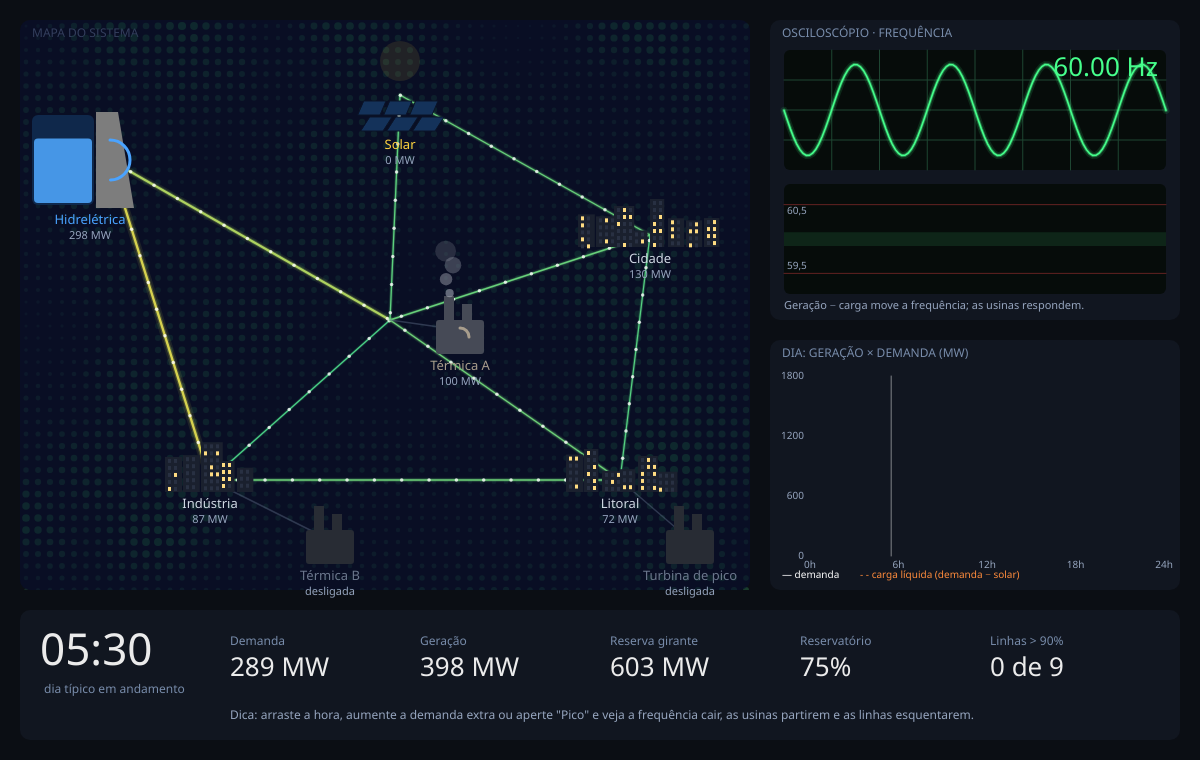
Frame 1 (no input)
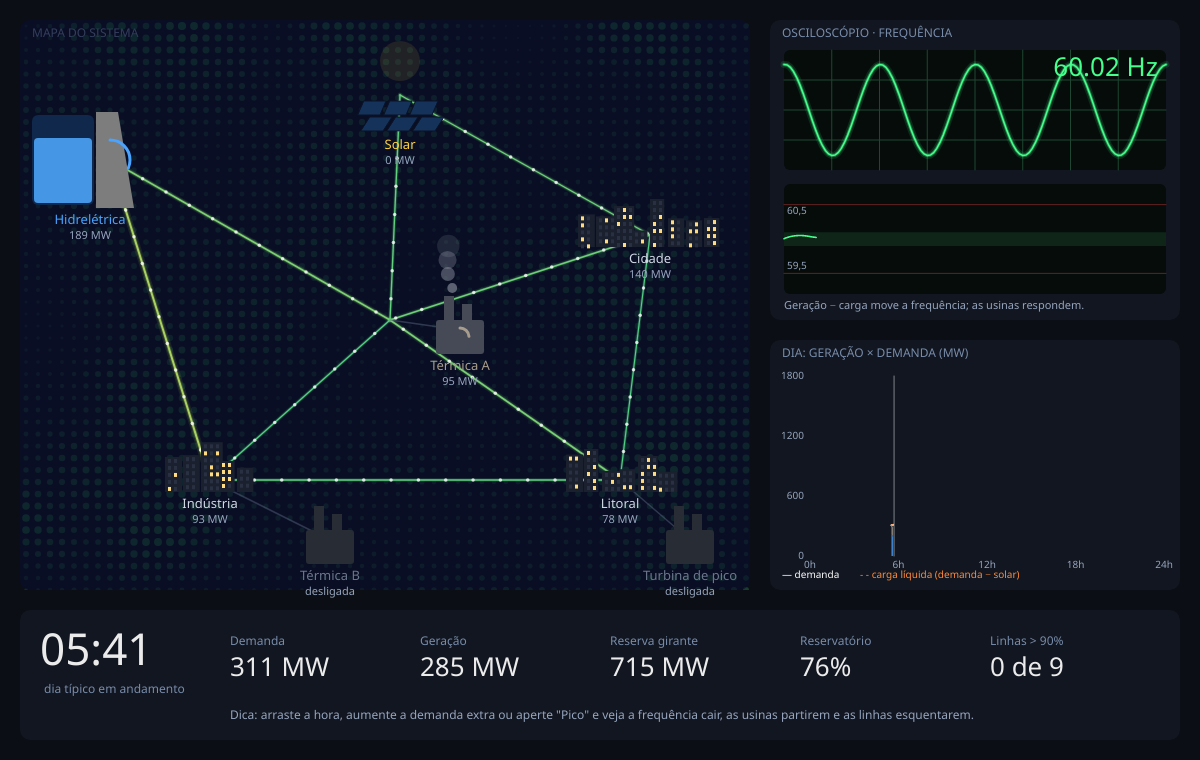
Frame 60 (no input)
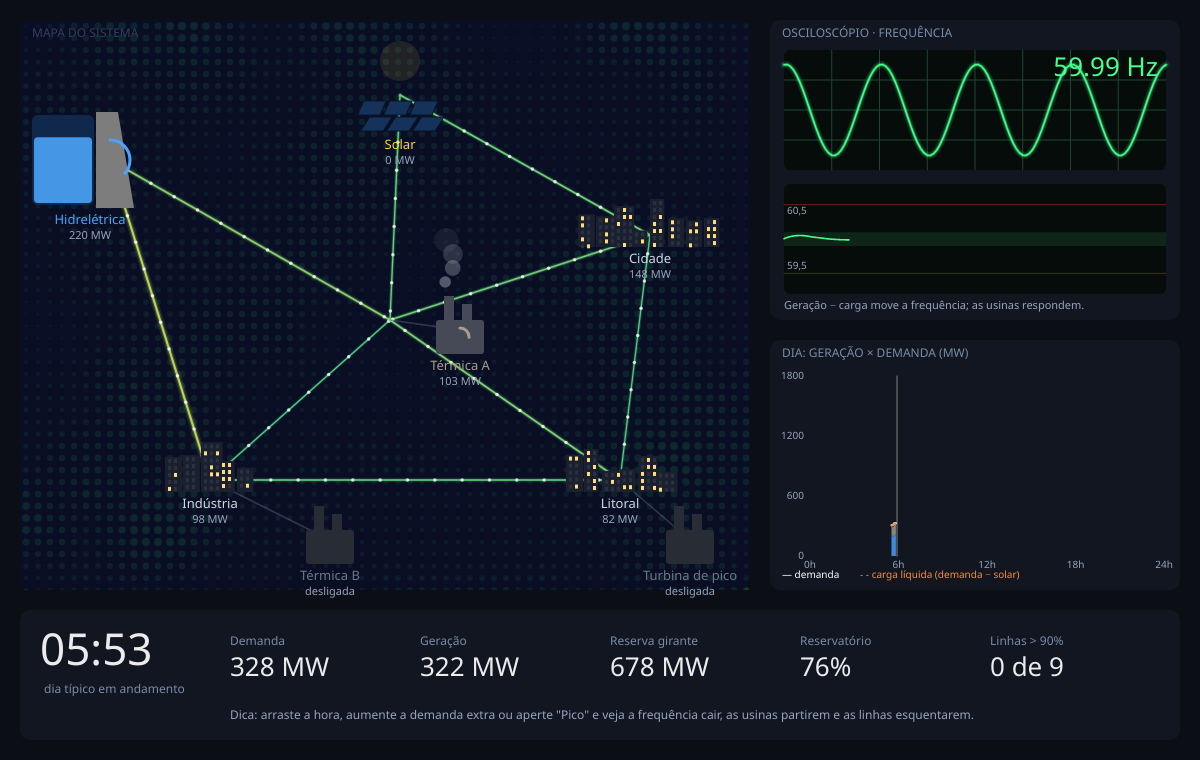
Frame 120 (the mouse pressed at the canvas centre since frame 60)

The p5.js sketch that drew these frames (run headless with seeded random() and noise() and a simulated clock; from frame 60 on, the mouse is pressed at the canvas centre):

// p5.js sketch
// ── sketch.js
// Sistema em 60 Hz — simulação didática de um sistema elétrico (mapa, frequência, despacho e fluxo nas linhas).
// Modelo: balanço geração-carga move a frequência; usinas reagem (agentes); fluxo DC nas linhas.

const CW = 1200, CH = 760;
const MAP = { x: 20, y: 20, w: 730, h: 570 };
const SCOPE = { x: 770, y: 20, w: 410, h: 300 };
const CHART = { x: 770, y: 340, w: 410, h: 250 };
const COL = { hid: '#4aa3ff', sol: '#ffd23f', ta: '#a89d8c', tb: '#ff9a3c', tc: '#ff4d4d' };

// ---------- rede ----------
const BUS = [
  { n: 'Norte', x: 110, y: 160 }, { n: 'Planalto', x: 400, y: 95 }, { n: 'Centro', x: 390, y: 320 },
  { n: 'Cidade', x: 650, y: 235 }, { n: 'Indústria', x: 210, y: 480 }, { n: 'Litoral', x: 620, y: 480 },
];
const LINES = [
  [0, 2, 450], [1, 2, 400], [2, 3, 550], [2, 4, 350], [2, 5, 350],
  [3, 5, 300], [4, 5, 300], [0, 4, 300], [1, 3, 300],
].map(([a, b, cap]) => ({ a, b, cap, flow: 0, load: 0, phase: Math.random(), heat: 0 }));
const LOADSHARE = { 3: 0.45, 4: 0.30, 5: 0.25 };

// ---------- usinas (agentes) ----------
const mk = (o) => Object.assign({ out: 0, set: 0, state: 'off', timer: 0 }, o);
const HID = mk({ id: 'hid', name: 'Hidrelétrica', bus: 0, cap: 600, ramp: 150, kd: 500, state: 'on', out: 300, col: COL.hid });
const SOL = mk({ id: 'sol', name: 'Solar', bus: 1, cap: 450, ramp: 400, kd: 0, state: 'on', col: COL.sol });
const TA = mk({ id: 'ta', name: 'Térmica A', bus: 2, cap: 400, pmin: 100, ramp: 30, kd: 200, dx: 70, dy: 10, startT: 8, onTh: 320, offTh: 260, col: COL.ta, state: 'on', out: 100 });
const TB = mk({ id: 'tb', name: 'Térmica B', bus: 4, cap: 300, pmin: 80, ramp: 50, kd: 150, dx: 120, dy: 60, startT: 5, onTh: 850, offTh: 700, col: COL.tb });
const TC = mk({ id: 'tc', name: 'Turbina de pico', bus: 5, cap: 250, pmin: 40, ramp: 90, kd: 100, dx: 70, dy: 60, startT: 3, onTh: 1050, offTh: 880, col: COL.tc });
const THERMALS = [TA, TB, TC];
const UNITS = [HID, SOL, TA, TB, TC];
const INFLOW = 300, HYDRO_MIN = 60, RES_CAP = 12000;

// ---------- estado ----------
let t = 5.5;                 // hora do dia
let mode = 'dia';
let df = 0, shed = 0, bias = 0, Dm = 0, D = 0, G = 0;
let res = 0.75, spill = 0, curtail = 0;
let extra = 0, spikeT = 0, cloudT = 0, speed = 1;
let hist = new Array(240).fill(null), fh = [];
let events = [], scopePhase = 0, shedOn = false;
let bg, sExtra, sTime, sSpeed, bMode;

function sunProfile(h) { return h < 6 || h > 18 ? 0 : pow(sin(PI * (h - 6) / 12), 1.3); }
function demandProfile(h) {
  const g = (m, w) => exp(-pow((h - m) / w, 2)) + exp(-pow((h + 24 - m) / w, 2)) + exp(-pow((h - 24 - m) / w, 2));
  return 240 + 260 * g(7.5, 1.6) + 260 * g(13, 3) + 760 * g(19.5, 1.8);
}
function logEv(txt) { events.unshift({ txt, at: millis() }); events.length = min(events.length, 6); }

function setup() {
  injectStyle();
  const c = createCanvas(CW, CH);
  if (select('#cv')) c.parent('cv');
  textFont('system-ui');
  bg = createGraphics(MAP.w, MAP.h);
  bg.noStroke();
  noiseSeed(7);
  for (let y = 0; y < MAP.h; y += 12) for (let x = 0; x < MAP.w; x += 12) {
    const n = noise(x * 0.008, y * 0.008);
    bg.fill(40, 60 + n * 90, 70, 60 + n * 120);
    bg.circle(x + 6, y + 6, 1 + n * 9);
  }
  let ctl = select('#ctl');
  if (!ctl) { ctl = createDiv(); ctl.id('ctl'); }
  bMode = createButton('').parent(ctl).mousePressed(() => { mode = mode === 'dia' ? 'livre' : 'dia'; });
  createButton('⚡ Pico +200 MW').parent(ctl).mousePressed(() => { spikeT = 9; logEv('Pico de demanda +200 MW'); });
  createButton('☁ Nuvem sobre a solar').parent(ctl).mousePressed(() => { cloudT = 10; logEv('Nuvem cobrindo a usina solar'); });
  const lab = (txt, s) => { const l = createElement('label', txt + ' ').parent(ctl); s.parent(l); return s; };
  sTime = lab('Hora', createSlider(0, 24, t, 0.05));
  sTime.input(() => { mode = 'livre'; t = sTime.value(); });
  sExtra = lab('Demanda extra (%)', createSlider(-30, 60, 0, 1));
  sSpeed = lab('Velocidade', createSlider(0.5, 4, 1, 0.1));
  Dm = D = demandProfile(t);
}

// estilo e contêiner próprios: funciona com qualquer HTML (inclusive o do p5Front)
function injectStyle() {
  const st = document.createElement('style');
  st.textContent = `html,body{margin:0;background:#0b0e14;color:#cfd8e3;font:14px system-ui,sans-serif}
  canvas{display:block;margin:0 auto;max-width:100%;max-height:calc(100vh - 96px);width:auto!important;height:auto!important}
  #ctl{display:flex;flex-wrap:wrap;gap:8px 18px;align-items:center;justify-content:center;padding:8px 12px}
  #ctl label{display:flex;align-items:center;gap:6px}
  #ctl button{background:#1c2535;color:#cfd8e3;border:1px solid #34425c;border-radius:6px;padding:6px 12px;cursor:pointer}`;
  document.head.appendChild(st);
}

// ---------- simulação ----------
function dcFlows(P) {
  const n = BUS.length, slack = 2, ix = [0, 1, 3, 4, 5];
  const B = Array.from({ length: n }, () => new Array(n).fill(0));
  for (const l of LINES) {
    const b = 300 / dist(BUS[l.a].x, BUS[l.a].y, BUS[l.b].x, BUS[l.b].y);
    B[l.a][l.a] += b; B[l.b][l.b] += b; B[l.a][l.b] -= b; B[l.b][l.a] -= b;
    l.b_ = b;
  }
  const A = ix.map((i) => [...ix.map((j) => B[i][j]), P[i]]);
  const m = ix.length;
  for (let c = 0; c < m; c++) {
    let p = c;
    for (let r = c + 1; r < m; r++) if (abs(A[r][c]) > abs(A[p][c])) p = r;
    [A[c], A[p]] = [A[p], A[c]];
    for (let r = c + 1; r < m; r++) {
      const f = A[r][c] / A[c][c];
      for (let k = c; k <= m; k++) A[r][k] -= f * A[c][k];
    }
  }
  const th = new Array(n).fill(0);
  for (let r = m - 1; r >= 0; r--) {
    let s = A[r][m];
    for (let k = r + 1; k < m; k++) s -= A[r][k] * th[ix[k]];
    th[ix[r]] = s / A[r][r];
  }
  for (const l of LINES) { l.flow = l.b_ * (th[l.a] - th[l.b]); l.load = abs(l.flow) / l.cap; }
}

function simStep(dt) {
  if (mode === 'dia') { t = (t + 0.2 * speed * dt) % 24; sTime.value(t); }
  extra = sExtra.value(); speed = sSpeed.value();
  spikeT = max(0, spikeT - dt); cloudT = max(0, cloudT - dt);
  const spike = 200 * constrain(min(9 - spikeT, spikeT) / 0.6, 0, 1) * (spikeT > 0 ? 1 : 0);
  const cloud = 1 - 0.75 * (cloudT > 0 ? constrain(min(10 - cloudT, cloudT) / 1.2, 0, 1) : 0);

  // demanda e medição (com atraso: é isso que gera erro de previsão)
  D = demandProfile(t) * (1 + extra / 100) + spike + (noise(millis() * 0.002) - 0.5) * 24;
  Dm += (D - Dm) * dt / 1.5;

  // despacho
  const solAvail = SOL.cap * sunProfile(t) * cloud;
  const sumPmin = THERMALS.reduce((s, u) => s + (u.state === 'on' ? u.pmin : 0), 0);
  const allowed = max(0, Dm - HYDRO_MIN - sumPmin);
  SOL.set = min(solAvail, allowed);
  curtail = solAvail - SOL.set;
  // programação com antecedência (previsão de ~2 h simuladas) para partir usinas a tempo
  const hF = (t + 1.8) % 24;
  const needF = max(0, demandProfile(hF) * (1 + extra / 100) + spike - SOL.cap * sunProfile(hF) * cloud);
  const need = max(0, Dm + bias - SOL.out);
  const commitNeed = max(need, needF);
  for (const u of THERMALS) {
    if (u.state === 'off' && commitNeed > u.onTh) { u.state = 'start'; u.timer = u.startT; logEv(u.name + ' partindo (' + u.startT + ' s)'); }
    else if (u.state === 'on' && commitNeed < u.offTh) { u.state = 'stop'; logEv(u.name + ' desligando'); }
  }
  let rem = need;
  let base = 0;
  for (const u of THERMALS) {
    if (u.state === 'on') { u.set = u.pmin; base += u.pmin; }
    else if (u.state === 'stop') { u.set = 0; base += u.out; }
    else u.set = 0;
  }
  const hMax = res < 0.03 ? INFLOW : HID.cap;
  HID.set = constrain(rem - base, HYDRO_MIN, hMax);
  let left = rem - base - HID.set;
  for (const u of THERMALS) if (u.state === 'on' && left > 0) { const a = min(left, u.cap - u.pmin); u.set += a; left -= a; }

  // controle primário (droop) e rampas
  const move = (u, tgt) => { u.out += constrain(tgt - u.out, -u.ramp * dt, u.ramp * dt); };
  SOL.out += constrain(SOL.set - SOL.out, -SOL.ramp * dt, SOL.ramp * dt);
  move(HID, constrain(HID.set - HID.kd * df, 0, hMax));
  for (const u of THERMALS) {
    if (u.state === 'start') { u.out = 0; u.timer -= dt; if (u.timer <= 0) { u.state = 'on'; logEv(u.name + ' em operação'); } }
    else if (u.state === 'on') move(u, constrain(u.set - u.kd * df, 0, u.cap));
    else if (u.state === 'stop') { move(u, 0); if (u.out < 0.5) { u.out = 0; u.state = 'off'; } }
  }

  // reservatório e vertimento
  const prevSpill = spill;
  res += (INFLOW - HID.out) / RES_CAP * dt;
  spill = 0;
  if (res >= 1) { res = 1; spill = max(0, INFLOW - HID.out); }
  res = max(0, res);
  if (spill > 20 && prevSpill <= 20) logEv('Hidrelétrica vertendo água: demanda baixa');
  if (curtail > 30 && SOL.out > 0 && frameCount % 120 === 0) logEv('Solar limitada: sobra de geração');

  // frequência (equação de oscilação simplificada)
  if (df < -0.4 + (-59.4 + 60) * 0 && 60 + df < 59.4) shed = min(0.25, shed + 0.3 * dt);
  else if (60 + df > 59.8) shed = max(0, shed - 0.05 * dt);
  if (shed > 0.01 && !shedOn) logEv('Corte de carga: frequência abaixo de 59,4 Hz');
  shedOn = shed > 0.01;
  const Deff = D * (1 - shed);
  G = UNITS.reduce((s, u) => s + u.out, 0);
  const imb = G - Deff - 80 * df;
  df = constrain(df + imb / 500 * dt, -3, 3);

  // fluxo nas linhas
  const P = new Array(BUS.length).fill(0);
  for (const u of UNITS) P[u.bus] += u.out;
  for (const k in LOADSHARE) P[k] -= Deff * LOADSHARE[k];
  P[2] -= P.reduce((s, v) => s + v, 0);
  dcFlows(P);

  scopePhase += TWO_PI * df * 20 * dt;
  fh.push(df); if (fh.length > 700) fh.shift();
  hist[floor(t / 24 * 240) % 240] = { h: HID.out, a: TA.out, b: TB.out, c: TC.out, s: SOL.out, d: Deff };
}

// ---------- desenho ----------
function draw() {
  simStep(min(deltaTime / 1000, 0.05));
  background(11, 14, 20);
  drawMap(); drawScope(); drawChart(); drawBottom();
  bMode.html(mode === 'dia' ? '⏸ Parar o dia (modo livre)' : '▶ Rodar o dia típico');
}

function panel(r, title) {
  noStroke(); fill(17, 22, 32); rect(r.x, r.y, r.w, r.h, 10);
  fill(120, 140, 170); textSize(12); textAlign(LEFT, TOP); text(title, r.x + 12, r.y + 8);
}

function loadColor(l) {
  const c = l < 0.6 ? lerpColor(color('#3fd18a'), color('#ffd23f'), l / 0.6)
    : lerpColor(color('#ffd23f'), color('#ff3b30'), constrain((l - 0.6) / 0.4, 0, 1));
  return c;
}

function drawMap() {
  panel(MAP, 'MAPA DO SISTEMA');
  image(bg, MAP.x, MAP.y);
  const night = 1 - constrain(sunProfile(t) * 3, 0, 1);
  noStroke(); fill(5, 10, 40, 150 * night); rect(MAP.x, MAP.y, MAP.w, MAP.h, 10);

  for (const l of LINES) {
    const A = BUS[l.a], B = BUS[l.b];
    const over = max(0, l.load - 1);
    const jit = over > 0 ? sin(millis() * 0.08 + l.a) * min(3, over * 20 + 1) : 0;
    const dx = B.x - A.x, dy = B.y - A.y, len = hypot(dx, dy), nx = -dy / len, ny = dx / len;
    const c = loadColor(l.load);
    const ox = nx * jit, oy = ny * jit;
    for (const [w, a] of [[3 + l.load * 12, 25], [2 + l.load * 6, 60], [1 + l.load * 3, 255]]) {
      stroke(red(c), green(c), blue(c), a); strokeWeight(w);
      line(A.x + ox, A.y + oy, B.x + ox, B.y + oy);
    }
    // partículas de fluxo
    if (abs(l.flow) > 3) {
      l.phase += sign(l.flow) * (0.12 + 0.9 * min(l.load, 1.3)) * deltaTime / 1000 / (len / 200);
      const n = floor(len / 26);
      noStroke(); fill(255, 255, 255, 200);
      for (let k = 0; k < n; k++) {
        const u = ((k / n + l.phase) % 1 + 1) % 1;
        circle(A.x + dx * u + ox, A.y + dy * u + oy, 3.5);
      }
    }
    if (l.load > 0.7) {
      noStroke(); fill(red(c), green(c), blue(c)); textSize(12); textAlign(CENTER, CENTER);
      text(round(l.load * 100) + '%', A.x + dx / 2 + nx * 14, A.y + dy / 2 + ny * 14);
    }
  }
  drawHydro(); drawSolar();
  for (const u of THERMALS) drawThermal(u);
  drawLoad(3, 'Cidade', 8); drawLoad(4, 'Indústria', 5); drawLoad(5, 'Litoral', 6);

  // log de eventos
  textAlign(RIGHT, TOP); textSize(12);
  events.forEach((e, i) => {
    const age = (millis() - e.at) / 1000;
    fill(220, 230, 245, constrain(255 - age * 12 - i * 25, 0, 255)); noStroke();
    text('• ' + e.txt, MAP.x + MAP.w - 12, MAP.y + 28 + i * 16);
  });
}

function label(x, y, a, b, col) {
  noStroke(); textAlign(CENTER, TOP); fill(col || '#cfd8e3'); textSize(13); text(a, x, y);
  fill(150, 165, 190); textSize(11); text(b, x, y + 16);
}

function drawHydro() {
  const { x, y } = BUS[0];
  push(); translate(x, y);
  noStroke(); fill(15, 40, 75); rect(-78, -45, 62, 90, 6);
  fill(70, 150, 230); const h = 86 * res; rect(-76, 43 - h, 58, h, 4);
  fill(125); quad(-14, -48, 8, -48, 24, 48, -14, 48);
  if (spill > 5) {
    stroke(140, 200, 255, 200); strokeWeight(2);
    for (let k = 0; k < 7; k++) { const yy = (frameCount * 3 + k * 11) % 56; line(26 + k * 3, 30 + yy * 0.3, 26 + k * 3, 40 + yy); }
  }
  noFill(); stroke(COL.hid); strokeWeight(3); arc(0, 0, 40, 40, -HALF_PI, -HALF_PI + TWO_PI * HID.out / HID.cap);
  pop();
  label(x - 20, y + 54, HID.name, round(HID.out) + ' MW' + (spill > 5 ? ' · vertendo ' + round(spill) : ''), COL.hid);
}

function drawSolar() {
  const { x, y } = BUS[1], k = SOL.out / SOL.cap;
  push(); translate(x, y);
  noStroke();
  fill(255, 210, 60, 25 + 60 * k); circle(0, -34, 40 + 50 * k);
  for (let i = 0; i < 3; i++) for (let j = 0; j < 2; j++) {
    fill(20 + 60 * k, 50 + 90 * k, 90 + 110 * k); stroke(10, 20, 40); strokeWeight(1);
    quad(-36 + i * 26 + j * 6, 6 + j * 16, -14 + i * 26 + j * 6, 6 + j * 16, -20 + i * 26 + j * 3, 20 + j * 16, -42 + i * 26 + j * 3, 20 + j * 16);
  }
  pop();
  label(x, y + 44, SOL.name, round(SOL.out) + ' MW' + (curtail > 30 ? ' · limitada' : ''), COL.sol);
}

function drawThermal(u) {
  const { x, y } = BUS[u.bus];
  const ox = u.dx, oy = u.dy;
  stroke(90, 105, 130, 120); strokeWeight(1.5); line(x, y, x + ox, y + oy);
  push(); translate(x + ox, y + oy);
  const on = u.state === 'on' || u.state === 'stop';
  noStroke(); fill(on ? 70 : 40, on ? 74 : 44, on ? 86 : 52); rect(-24, -10, 48, 34, 3); rect(-16, -34, 10, 26); rect(2, -26, 10, 18);
  if (u.state === 'start') { fill(255, 190, 60, 120 + 120 * sin(millis() * 0.02)); circle(0, 7, 14); }
  if (on) for (let i = 0; i < 4; i++) {
    const p = ((frameCount * 0.8 + i * 14) % 56);
    fill(190, 195, 205, 130 - p * 2); circle(-11 + sin(p * 0.2 + i) * 4, -36 - p, 8 + p * 0.3);
  }
  noFill(); stroke(u.col); strokeWeight(3); arc(0, 7, 18, 18, -HALF_PI, -HALF_PI + TWO_PI * u.out / u.cap);
  pop();
  const st = { off: 'desligada', start: 'partindo ' + ceil(u.timer) + 's', on: round(u.out) + ' MW', stop: 'desligando' }[u.state];
  label(x + ox, y + oy + 30, u.name, st, u.state === 'off' ? '#6b778c' : u.col);
}

function drawLoad(b, name, n) {
  const { x, y } = BUS[b], share = LOADSHARE[b] * D * (1 - shed);
  const lit = constrain(0.15 + share / 600, 0, 1);
  push(); translate(x, y);
  randomSeed(b * 100);
  for (let i = 0; i < n; i++) {
    const w = 14 + random(8), h = 16 + random(34), bx = -n * 9 + i * 18;
    noStroke(); fill(26, 32, 46); rect(bx, 12 - h, w, h);
    for (let wy = 14 - h; wy < 10; wy += 7) for (let wx = bx + 3; wx < bx + w - 3; wx += 6) {
      fill(random() < lit ? color(255, 220, 130) : color(40, 48, 66)); rect(wx, wy, 3, 4);
    }
  }
  randomSeed(frameCount);
  pop();
  label(x, y + 18, name, round(share) + ' MW', shed > 0.01 ? '#ff6b5b' : '#cfd8e3');
}

function drawScope() {
  panel(SCOPE, 'OSCILOSCÓPIO · FREQUÊNCIA');
  const f = 60 + df, bad = abs(df) > 0.5, warn = abs(df) > 0.2;
  const col = bad ? [255, 70, 60] : warn ? [255, 190, 60] : [70, 255, 140];
  const sx = SCOPE.x + 14, sy = SCOPE.y + 30, sw = SCOPE.w - 28, sh = 120;
  noStroke(); fill(6, 12, 10); rect(sx, sy, sw, sh, 6);
  stroke(30, 70, 50); strokeWeight(1);
  for (let i = 1; i < 8; i++) line(sx + sw * i / 8, sy, sx + sw * i / 8, sy + sh);
  for (let j = 1; j < 4; j++) line(sx, sy + sh * j / 4, sx + sw, sy + sh * j / 4);
  noFill();
  for (const [w, a] of [[7, 30], [3.5, 90], [1.6, 255]]) {
    stroke(col[0], col[1], col[2], a); strokeWeight(w);
    beginShape();
    for (let i = 0; i <= 120; i++) vertex(sx + sw * i / 120, sy + sh / 2 + sin(scopePhase + i / 120 * TWO_PI * 4) * sh * 0.38);
    endShape();
  }
  noStroke(); fill(col[0], col[1], col[2]); textAlign(RIGHT, TOP); textSize(26); text(f.toFixed(2) + ' Hz', sx + sw - 8, sy + 6);
  // histórico da frequência
  const hy = sy + sh + 14, hh = 110;
  noStroke(); fill(6, 12, 10); rect(sx, hy, sw, hh, 6);
  const Y = (d) => hy + hh / 2 - constrain(d, -0.8, 0.8) / 0.8 * hh / 2;
  fill(40, 120, 70, 60); rect(sx, Y(0.1), sw, Y(-0.1) - Y(0.1));
  stroke(200, 60, 60, 120); strokeWeight(1); line(sx, Y(0.5), sx + sw, Y(0.5)); line(sx, Y(-0.5), sx + sw, Y(-0.5));
  noStroke(); fill(150, 165, 190); textSize(10); textAlign(LEFT, TOP); text('60,5', sx + 3, Y(0.5) + 2); text('59,5', sx + 3, Y(-0.5) - 12);
  noFill(); stroke(col[0], col[1], col[2]); strokeWeight(1.6);
  beginShape(); fh.forEach((d, i) => vertex(sx + sw * i / 700, Y(d))); endShape();
  noStroke(); fill(150, 165, 190); textSize(11); textAlign(LEFT, TOP);
  text('Geração − carga move a frequência; as usinas respondem.', sx, hy + hh + 6);
}

function drawChart() {
  panel(CHART, 'DIA: GERAÇÃO × DEMANDA (MW)');
  const x0 = CHART.x + 40, y0 = CHART.y + 36, w = CHART.w - 56, h = CHART.h - 70, ymax = 1800;
  const X = (i) => x0 + w * i / 239, Y = (v) => y0 + h - h * v / ymax;
  const series = [['h', COL.hid], ['a', COL.ta], ['b', COL.tb], ['c', COL.tc], ['s', COL.sol]];
  noStroke();
  for (let s = series.length - 1; s >= 0; s--) {
    const c = color(series[s][1]); c.setAlpha(210); fill(c);
    beginShape();
    for (let i = 0; i < 240; i++) { const e = hist[i]; if (!e) continue; vertex(X(i), Y(series.slice(0, s + 1).reduce((a, k) => a + e[k[0]], 0))); }
    for (let i = 239; i >= 0; i--) { const e = hist[i]; if (!e) continue; vertex(X(i), Y(series.slice(0, s).reduce((a, k) => a + e[k[0]], 0))); }
    endShape(CLOSE);
  }
  noFill(); stroke(255); strokeWeight(2); beginShape();
  hist.forEach((e, i) => { if (e) vertex(X(i), Y(e.d)); }); endShape();
  stroke(255, 140, 60); strokeWeight(1.5); drawingContext.setLineDash([5, 4]); beginShape();
  hist.forEach((e, i) => { if (e) vertex(X(i), Y(max(0, e.d - e.s))); }); endShape(); drawingContext.setLineDash([]);
  stroke(255, 255, 255, 120); strokeWeight(1); const cx = X(t / 24 * 239); line(cx, y0, cx, y0 + h);
  noStroke(); fill(150, 165, 190); textSize(10); textAlign(CENTER, TOP);
  for (let hh = 0; hh <= 24; hh += 6) text(hh + 'h', x0 + w * hh / 24, y0 + h + 4);
  textAlign(RIGHT, CENTER); for (let v = 0; v <= 1800; v += 600) text(v, x0 - 6, Y(v));
  textAlign(LEFT, TOP); fill(255); text('— demanda', CHART.x + 12, CHART.y + CHART.h - 20);
  fill(255, 140, 60); text('- - carga líquida (demanda − solar)', CHART.x + 90, CHART.y + CHART.h - 20);
}

function drawBottom() {
  const hh = floor(t), mm = floor((t - hh) * 60);
  noStroke(); fill(17, 22, 32); rect(20, 610, CW - 40, 130, 10);
  fill(235); textAlign(LEFT, TOP); textSize(44); text(nf(hh, 2) + ':' + nf(mm, 2), 40, 630);
  fill(120, 140, 170); textSize(12); text(mode === 'dia' ? 'dia típico em andamento' : 'modo livre', 44, 684);
  const cap = UNITS.reduce((s, u) => s + (u.state === 'off' || u.state === 'start' ? 0 : u.cap), 0) - SOL.cap + SOL.cap * sunProfile(t);
  const items = [
    ['Demanda', round(D * (1 - shed)) + ' MW'], ['Geração', round(G) + ' MW'],
    ['Reserva girante', max(0, round(cap - G)) + ' MW'], ['Reservatório', round(res * 100) + '%'],
    ['Linhas > 90%', LINES.filter((l) => l.load > 0.9).length + ' de ' + LINES.length],
  ];
  items.forEach(([a, b], i) => {
    const x = 230 + i * 190;
    fill(120, 140, 170); textSize(12); text(a, x, 636); fill(235); textSize(26); text(b, x, 656);
  });
  fill(150, 165, 190); textSize(12);
  text('Dica: arraste a hora, aumente a demanda extra ou aperte "Pico" e veja a frequência cair, as usinas partirem e as linhas esquentarem.', 230, 710);
}

function sign(v) { return v < 0 ? -1 : 1; }
function hypot(a, b) { return Math.sqrt(a * a + b * b); }

// teste sem renderizar: simulate(segundos)
function simulate(sec) {
  const out = { dfMin: 0, dfMax: 0, maxLoad: 0, events: 0 };
  for (let s = 0; s < sec; s += 0.02) {
    simStep(0.02);
    out.dfMin = min(out.dfMin, df); out.dfMax = max(out.dfMax, df);
    out.maxLoad = max(out.maxLoad, ...LINES.map((l) => l.load));
  }
  return out;
}
